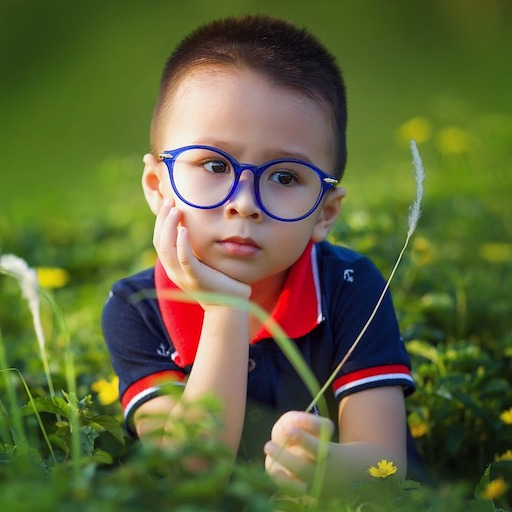
#> input picture Images/image.jpg, 512 x 512 px, found by its file name
$ python 'Wavlet Transform and Inverse Wavlet Transform.py'
#> lines starting #> are read from the running program, lines starting #| are printed output that depends on the picture; after the words box and inside, x2 and y2 are one past the last pixel; in counts of white or black regions, pixels touching at a corner belong together
#Wavlet Transform and Inverse wavelet transform using db9 method


from pywt import dwt2, idwt2
import cv2
import matplotlib.pyplot as plt
import numpy as np

def average_coff(c):

    for i in range(1,c.shape[0]-1):
        for j in range(1,c.shape[1]-1):
            c[i][j] = ((c[i-1][j-1]+c[i-1][j]+c[i-1][j+1])+(c[i][j-1]+c[i][j]+c[i][j+1])+(c[i+1][j-1]+c[i+1][j]+c[i+1][j+1]))/9
    return c


def display(image,Title = ''):
    plt.figure(figsize=(10,20))
    plt.imshow(img,cmap = 'gray')
    plt.title(Title)
    plt.show()

img = cv2.imread('image.jpg',0)
#> img: shape (512, 512); min 0, max 255, mean 94.7
h,w = img.shape
#> h = 512; w = 512
img = img/255
cA, (cH, cV, cD) = dwt2(img, 'db9')
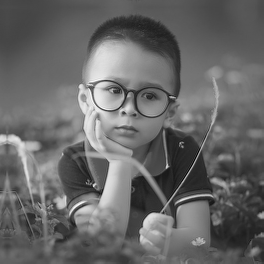
#> cA: shape (264, 264) float64; min -0.21, max 2.12, mean 0.735; drawn with min black and max white
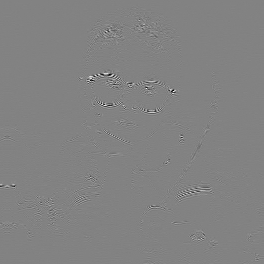
#> cH: shape (264, 264) float64; min -0.383, max 0.366, mean -6.89e-05; drawn with min black and max white
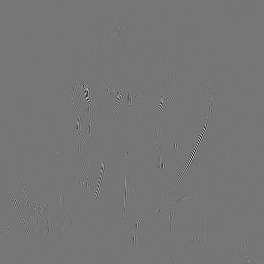
#> cV: shape (264, 264) float64; min -0.491, max 0.568, mean -5.08e-05; drawn with min black and max white
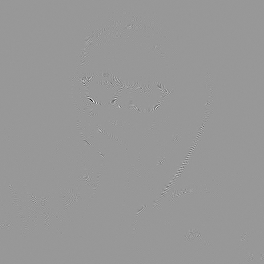
#> cD: shape (264, 264) float64; min -0.536, max 0.363, mean -1.86e-05; drawn with min black and max white

cA = average_coff(cA)
#> after the loop in average_coff, `for i in range(1,c.shape[0]-1):`:
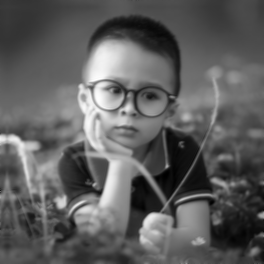
#> c: shape (264, 264) float64; min 0.0449, max 1.91, mean 0.735; drawn with min black and max white
cH = average_coff(cH)
cV = average_coff(cV)
cD = average_coff(cD)

result = idwt2((cA,(cH,cV,cD)),'db9')[:h,:w]
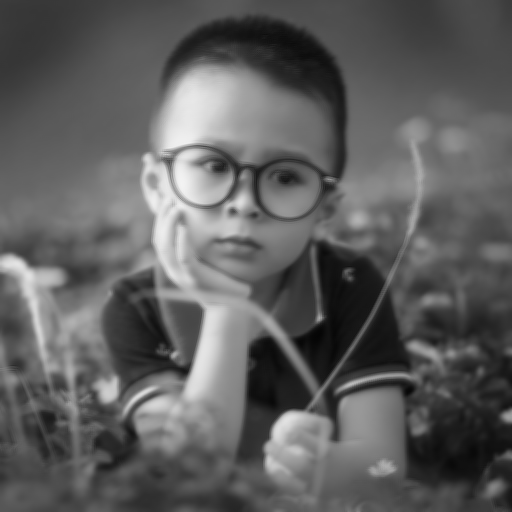
#> result: shape (512, 512) float64; min 0.022, max 0.954, mean 0.371


display(img,'Original Image')
display(result,'Resultant Image')
cv2.imwrite("Wavlet Results.jpg",result)
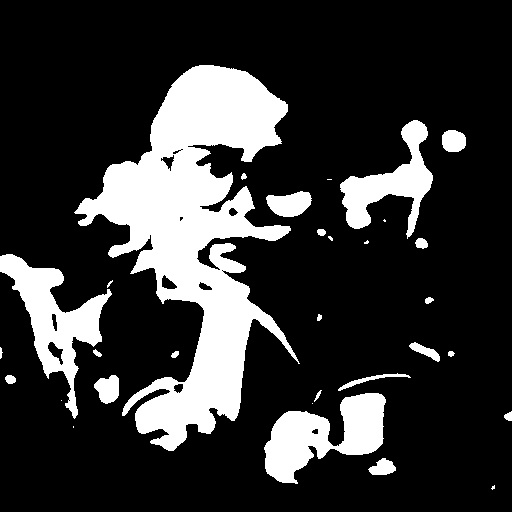
#> saved as Wavlet Results.jpg: shape (512, 512); values 0 (black) and 1 (white), 20.6% white; 31 white regions (9 under 20 px), largest, box (x1, y1, x2, y2) and area: (74, 65, 300, 451) 35260, (0, 254, 112, 419) 5779, (264, 393, 386, 484) 5727

$ run again, with Images/All Combined.jpg copied over Images/image.jpg
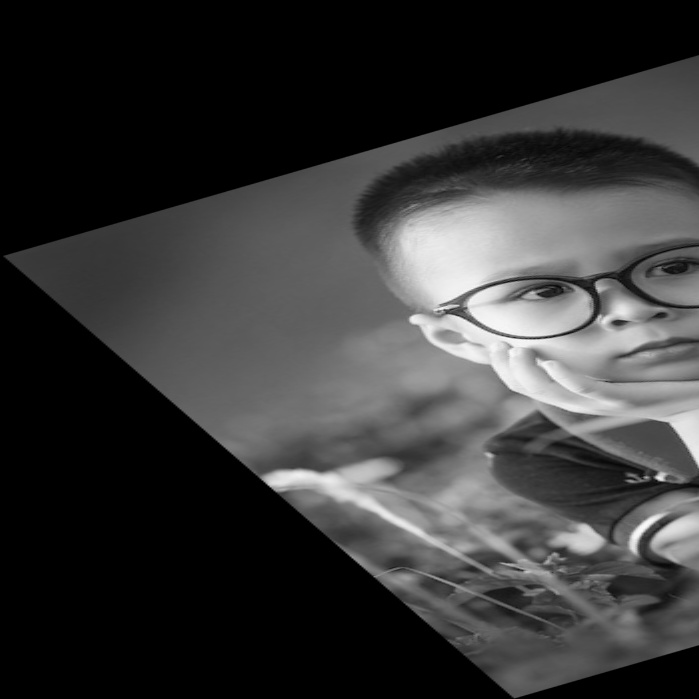
#> input picture Images/All Combined.jpg, 699 x 699 px, found by its file name
#> img is the input picture: shape (699, 699); min 0, max 251, mean 55.4
#> after the loop in average_coff (call 4), `for i in range(1,c.shape[0]-1):`:
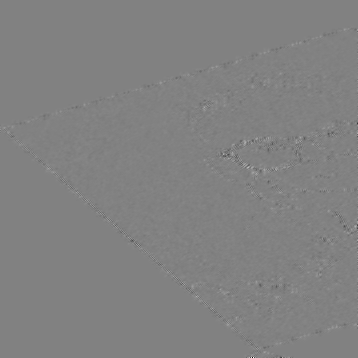
#> c: shape (358, 358) float64; min -0.0259, max 0.025, mean -7.55e-07; drawn with min black and max white
#> `cv2.imwrite("Wavlet Results.jpg",result)`:
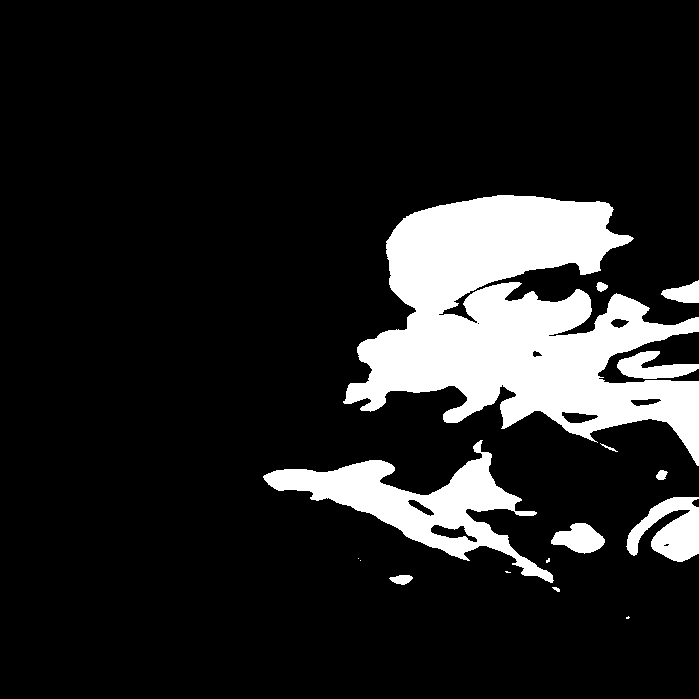
#> saved as Wavlet Results.jpg: shape (699, 699); values 0 (black) and 1 (white), 13.9% white; 16 white regions (5 under 20 px), largest, box (x1, y1, x2, y2) and area: (343, 195, 699, 466) 50160, (263, 440, 554, 583) 11711, (626, 497, 699, 562) 2844

$ run again, with Images/Scaling.jpg copied over Images/image.jpg
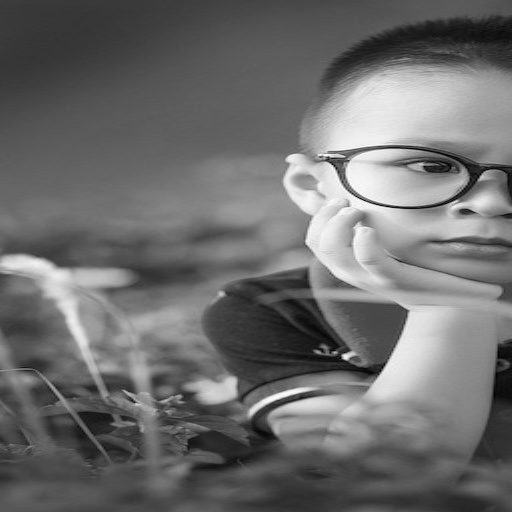
#> input picture Images/Scaling.jpg, 512 x 512 px, found by its file name
#> img is the input picture: shape (512, 512); min 0, max 255, mean 108.9
#> `cv2.imwrite("Wavlet Results.jpg",result)`:
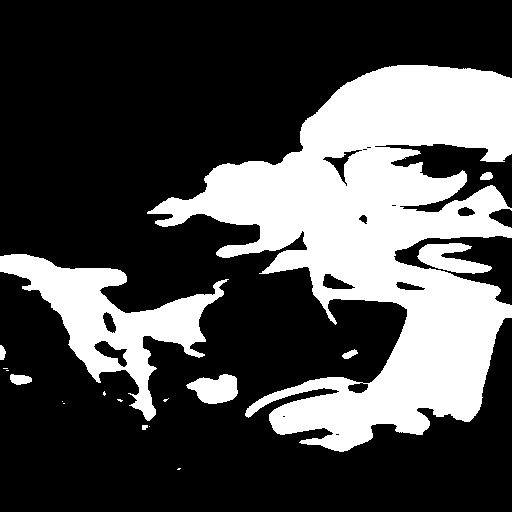
#> saved as Wavlet Results.jpg: shape (512, 512); values 0 (black) and 1 (white), 30.2% white; 18 white regions (9 under 20 px), largest, box (x1, y1, x2, y2) and area: (147, 65, 512, 452) 64628, (0, 254, 229, 421) 11677, (417, 243, 492, 274) 1266
